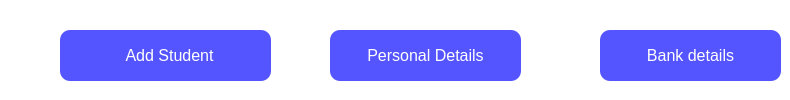
               <widget class="QWidget" name="top_selector_con_2" native="true">
                <property name="minimumSize">
                 <size>
                  <width>100</width>
                  <height>100</height>
                 </size>
                </property>
                <property name="maximumSize">
                 <size>
                  <width>2000</width>
                  <height>16777215</height>
                 </size>
                </property>
                <property name="styleSheet">
                 <string notr="true">background-color: rgb(255, 255, 255);</string>
                </property>
                <widget class="QPushButton" name="add_student_btn">
                 <property name="geometry">
                  <rect>
                   <x>60</x>
                   <y>30</y>
                   <width>211</width>
                   <height>51</height>
                  </rect>
                 </property>
                 <property name="font">
                  <font>
                   <pointsize>12</pointsize>
                  </font>
                 </property>
                 <property name="styleSheet">
                  <string notr="true">border-radius : 10;
color: rgb(255, 255, 255);
background-color: rgb(85, 85, 255);</string>
                 </property>
                 <property name="text">
                  <string>  Add Student</string>
                 </property>
                 <property name="icon">
                  <iconset>
                   <normaloff>icons/student_details.jpg</normaloff>icons/student_details.jpg</iconset>
                 </property>
                 <property name="iconSize">
                  <size>
                   <width>40</width>
                   <height>40</height>
                  </size>
                 </property>
                </widget>
                <widget class="QPushButton" name="add_persoal_details">
                 <property name="geometry">
                  <rect>
                   <x>330</x>
                   <y>30</y>
                   <width>191</width>
                   <height>51</height>
                  </rect>
                 </property>
                 <property name="font">
                  <font>
                   <pointsize>12</pointsize>
                  </font>
                 </property>
                 <property name="styleSheet">
                  <string notr="true">border-radius : 10;
color: rgb(255, 255, 255);
background-color: rgb(85, 85, 255);</string>
                 </property>
                 <property name="text">
                  <string>Personal Details</string>
                 </property>
                 <property name="icon">
                  <iconset>
                   <normaloff>icons/personal_detail.png</normaloff>icons/personal_detail.png</iconset>
                 </property>
                 <property name="iconSize">
                  <size>
                   <width>40</width>
                   <height>40</height>
                  </size>
                 </property>
                </widget>
                <widget class="QPushButton" name="add_bank_details">
                 <property name="geometry">
                  <rect>
                   <x>600</x>
                   <y>30</y>
                   <width>181</width>
                   <height>51</height>
                  </rect>
                 </property>
                 <property name="font">
                  <font>
                   <pointsize>12</pointsize>
                  </font>
                 </property>
                 <property name="styleSheet">
                  <string notr="true">border-radius : 10;
color: rgb(255, 255, 255);
background-color: rgb(85, 85, 255);</string>
                 </property>
                 <property name="text">
                  <string>Bank details</string>
                 </property>
                 <property name="icon">
                  <iconset>
                   <normaloff>icons/bank_detail.jpg</normaloff>icons/bank_detail.jpg</iconset>
                 </property>
                 <property name="iconSize">
                  <size>
                   <width>40</width>
                   <height>40</height>
                  </size>
                 </property>
                </widget>
               </widget>
